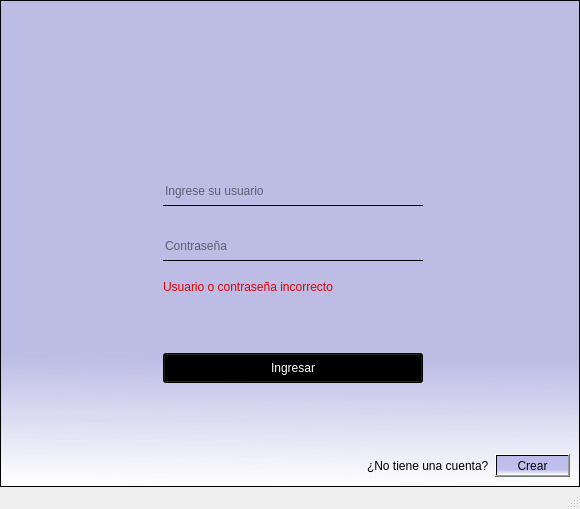
<?xml version="1.0" encoding="UTF-8"?>
<ui version="4.0">
 <class>MainWindow</class>
 <widget class="QMainWindow" name="MainWindow">
  <property name="geometry">
   <rect>
    <x>0</x>
    <y>0</y>
    <width>580</width>
    <height>509</height>
   </rect>
  </property>
  <property name="windowTitle">
   <string>MainWindow</string>
  </property>
  <widget class="QWidget" name="centralwidget">
   <layout class="QVBoxLayout" name="verticalLayout">
    <property name="spacing">
     <number>0</number>
    </property>
    <property name="leftMargin">
     <number>0</number>
    </property>
    <property name="topMargin">
     <number>0</number>
    </property>
    <property name="rightMargin">
     <number>0</number>
    </property>
    <property name="bottomMargin">
     <number>0</number>
    </property>
    <item>
     <widget class="QFrame" name="frame">
      <property name="styleSheet">
       <string notr="true">
background-color: qlineargradient(spread:pad, x1:0.522, y1:0.516909, x2:0.517, y2:1, stop:0.448864 rgba(65, 63, 205, 75), stop:1 rgba(255, 255, 255, 255));</string>
      </property>
      <property name="frameShape">
       <enum>QFrame::StyledPanel</enum>
      </property>
      <property name="frameShadow">
       <enum>QFrame::Raised</enum>
      </property>
      <layout class="QVBoxLayout" name="verticalLayout_2">
       <item>
        <spacer name="verticalSpacer_2">
         <property name="orientation">
          <enum>Qt::Vertical</enum>
         </property>
         <property name="sizeType">
          <enum>QSizePolicy::Preferred</enum>
         </property>
         <property name="sizeHint" stdset="0">
          <size>
           <width>20</width>
           <height>80</height>
          </size>
         </property>
        </spacer>
       </item>
       <item>
        <layout class="QHBoxLayout" name="horizontalLayout_3">
         <item>
          <spacer name="horizontalSpacer_4">
           <property name="orientation">
            <enum>Qt::Horizontal</enum>
           </property>
           <property name="sizeHint" stdset="0">
            <size>
             <width>40</width>
             <height>20</height>
            </size>
           </property>
          </spacer>
         </item>
         <item>
          <layout class="QGridLayout" name="gridLayout">
           <item row="2" column="0">
            <widget class="QLabel" name="label_2">
             <property name="styleSheet">
              <string notr="true">background-color: rgba(0, 0, 0,0%);

</string>
             </property>
             <property name="text">
              <string>&lt;html&gt;&lt;head/&gt;&lt;body&gt;&lt;p&gt;&lt;img src=&quot;:/cct/imagenes/klipartz.com (5).png&quot;/&gt;&lt;/p&gt;&lt;/body&gt;&lt;/html&gt;</string>
             </property>
             <property name="alignment">
              <set>Qt::AlignCenter</set>
             </property>
            </widget>
           </item>
           <item row="0" column="1">
            <layout class="QHBoxLayout" name="horizontalLayout">
             <item>
              <spacer name="horizontalSpacer">
               <property name="orientation">
                <enum>Qt::Horizontal</enum>
               </property>
               <property name="sizeHint" stdset="0">
                <size>
                 <width>40</width>
                 <height>20</height>
                </size>
               </property>
              </spacer>
             </item>
             <item>
              <widget class="QLabel" name="label_4">
               <property name="minimumSize">
                <size>
                 <width>180</width>
                 <height>0</height>
                </size>
               </property>
               <property name="styleSheet">
                <string notr="true">background-color: rgba(0, 0, 0,0%);</string>
               </property>
               <property name="text">
                <string>&lt;html&gt;&lt;head/&gt;&lt;body&gt;&lt;p&gt;&lt;img src=&quot;:/cct/imagenes/klipartz.com (26).png&quot;/&gt;&lt;/p&gt;&lt;/body&gt;&lt;/html&gt;</string>
               </property>
               <property name="alignment">
                <set>Qt::AlignCenter</set>
               </property>
              </widget>
             </item>
             <item>
              <spacer name="horizontalSpacer_2">
               <property name="orientation">
                <enum>Qt::Horizontal</enum>
               </property>
               <property name="sizeHint" stdset="0">
                <size>
                 <width>40</width>
                 <height>20</height>
                </size>
               </property>
              </spacer>
             </item>
            </layout>
           </item>
           <item row="3" column="1">
            <spacer name="verticalSpacer_5">
             <property name="orientation">
              <enum>Qt::Vertical</enum>
             </property>
             <property name="sizeType">
              <enum>QSizePolicy::Preferred</enum>
             </property>
             <property name="sizeHint" stdset="0">
              <size>
               <width>20</width>
               <height>19</height>
              </size>
             </property>
            </spacer>
           </item>
           <item row="4" column="1">
            <widget class="QLineEdit" name="conta">
             <property name="minimumSize">
              <size>
               <width>180</width>
               <height>30</height>
              </size>
             </property>
             <property name="styleSheet">
              <string notr="true">background-color: rgba(0, 0, 0,0%);
border: none;
font: 12pt &quot;Arial&quot;;
border-bottom: 1px solid black;</string>
             </property>
             <property name="placeholderText">
              <string>Contraseña</string>
             </property>
            </widget>
           </item>
           <item row="2" column="1">
            <widget class="QLineEdit" name="user">
             <property name="minimumSize">
              <size>
               <width>180</width>
               <height>30</height>
              </size>
             </property>
             <property name="styleSheet">
              <string notr="true">background-color: rgba(0, 0, 0,0%);
border: none;
font: 13pt &quot;Arial&quot;;
border-bottom: 1px solid black;</string>
             </property>
             <property name="text">
              <string/>
             </property>
             <property name="placeholderText">
              <string>Ingrese su usuario</string>
             </property>
            </widget>
           </item>
           <item row="1" column="1">
            <spacer name="verticalSpacer_3">
             <property name="orientation">
              <enum>Qt::Vertical</enum>
             </property>
             <property name="sizeType">
              <enum>QSizePolicy::Preferred</enum>
             </property>
             <property name="sizeHint" stdset="0">
              <size>
               <width>20</width>
               <height>40</height>
              </size>
             </property>
            </spacer>
           </item>
           <item row="6" column="1">
            <spacer name="verticalSpacer_4">
             <property name="orientation">
              <enum>Qt::Vertical</enum>
             </property>
             <property name="sizeType">
              <enum>QSizePolicy::Preferred</enum>
             </property>
             <property name="sizeHint" stdset="0">
              <size>
               <width>20</width>
               <height>40</height>
              </size>
             </property>
            </spacer>
           </item>
           <item row="4" column="0">
            <widget class="QLabel" name="label_3">
             <property name="styleSheet">
              <string notr="true">background-color: rgba(0, 0, 0,0%);</string>
             </property>
             <property name="text">
              <string>&lt;html&gt;&lt;head/&gt;&lt;body&gt;&lt;p&gt;&lt;img src=&quot;:/cct/imagenes/klipartz.com (6).png&quot;/&gt;&lt;/p&gt;&lt;/body&gt;&lt;/html&gt;</string>
             </property>
             <property name="alignment">
              <set>Qt::AlignLeading|Qt::AlignLeft|Qt::AlignVCenter</set>
             </property>
            </widget>
           </item>
           <item row="7" column="1">
            <widget class="QPushButton" name="ingresa">
             <property name="minimumSize">
              <size>
               <width>180</width>
               <height>30</height>
              </size>
             </property>
             <property name="styleSheet">
              <string notr="true">
QPushButton{
	
	background-color: rgb(0, 0, 0);
	font: 87 13pt &quot;Arial Black&quot;;
	color: rgb(255, 255, 255);
}

QPushButton:hover{

	background-color:#00aaff;
	font: 87 13pt &quot;Arial Black&quot;;
	color: rgb(0, 0, 0);

}</string>
             </property>
             <property name="text">
              <string>Ingresar</string>
             </property>
            </widget>
           </item>
           <item row="5" column="1">
            <widget class="QLabel" name="label_5">
             <property name="styleSheet">
              <string notr="true">background-color: rgba(0, 0, 0,0%);
color: rgb(226, 0, 0);
font: 13pt &quot;Arial&quot;;
</string>
             </property>
             <property name="text">
              <string>Usuario o contraseña incorrecto</string>
             </property>
            </widget>
           </item>
          </layout>
         </item>
         <item>
          <spacer name="horizontalSpacer_5">
           <property name="orientation">
            <enum>Qt::Horizontal</enum>
           </property>
           <property name="sizeHint" stdset="0">
            <size>
             <width>40</width>
             <height>20</height>
            </size>
           </property>
          </spacer>
         </item>
        </layout>
       </item>
       <item>
        <spacer name="verticalSpacer_6">
         <property name="orientation">
          <enum>Qt::Vertical</enum>
         </property>
         <property name="sizeType">
          <enum>QSizePolicy::Preferred</enum>
         </property>
         <property name="sizeHint" stdset="0">
          <size>
           <width>20</width>
           <height>65</height>
          </size>
         </property>
        </spacer>
       </item>
       <item>
        <layout class="QHBoxLayout" name="horizontalLayout_2">
         <item>
          <spacer name="horizontalSpacer_3">
           <property name="orientation">
            <enum>Qt::Horizontal</enum>
           </property>
           <property name="sizeHint" stdset="0">
            <size>
             <width>40</width>
             <height>20</height>
            </size>
           </property>
          </spacer>
         </item>
         <item>
          <widget class="QLabel" name="label">
           <property name="styleSheet">
            <string notr="true">background-color: rgba(0, 0, 0,0%);
font:13pt &quot;Arial&quot;;</string>
           </property>
           <property name="text">
            <string>¿No tiene una cuenta?</string>
           </property>
          </widget>
         </item>
         <item>
          <widget class="QPushButton" name="Reg">
           <property name="styleSheet">
            <string notr="true">
QPushButton{
	
	background-color: rgb(0, 0, 0);
	font: 87 13pt &quot;Arial Black&quot;;
	color: rgb(255, 255, 255);
}

QPushButton:hover{

	background-color:#00aaff;
	font: 87 13pt &quot;Arial Black&quot;;
	color: rgb(0, 0, 0);

}

background-color: rgb(0, 0, 0);</string>
           </property>
           <property name="text">
            <string>Crear</string>
           </property>
          </widget>
         </item>
        </layout>
       </item>
      </layout>
     </widget>
    </item>
   </layout>
  </widget>
  <widget class="QStatusBar" name="statusbar"/>
 </widget>
 <resources>
  <include location="logo.qrc"/>
 </resources>
 <connections/>
</ui>
